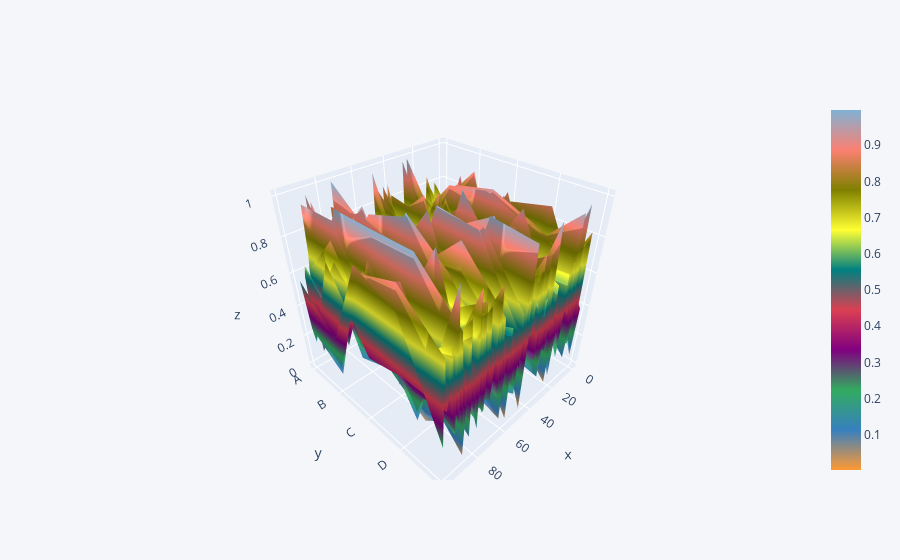

Notebook source saved alongside this figure:
### Code cell
print('What kind of plot you need , the complete data plot or columns plot')
cat = input('Press 1 for plotting all columns or press 2 for specifying columns to plot')
cat = int(cat)
main(cat)

### Figure 1 — Plotly figure (JSON) as saved in the notebook; plotly's stock layout.template omitted (floating-point values rounded to 4 significant figures; data arrays with more than 128 entries replaced by an {"elided": "..."} marker saying what was removed)
{"data": [{"colorscale": [[0, "rgb(255, 153, 51)"], [0.1111, "rgb(55, 128, 191)"], [0.2222, "rgb(50, 171, 96)"], [0.3333, "rgb(128, 0, 128)"], [0.4444, "rgb(219, 64, 82)"], [0.5556, "rgb(0, 128, 128)"], [0.6667, "rgb(255, 255, 51)"], [0.7778, "rgb(128, 128, 0)"], [0.8889, "rgb(251, 128, 114)"], [1, "rgb(128, 177, 211)"]], "type": "surface", "x": [0, 1, 2, 3, 4, 5, 6, 7, 8, 9, 10, 11, 12, 13, 14, 15, 16, 17, 18, 19, 20, 21, 22, 23, 24, 25, 26, 27, 28, 29, 30, 31, 32, 33, 34, 35, 36, 37, 38, 39, 40, 41, 42, 43, 44, 45, 46, 47, 48, 49, 50, 51, 52, 53, 54, 55, 56, 57, 58, 59, 60, 61, 62, 63, 64, 65, 66, 67, 68, 69, 70, 71, 72, 73, 74, 75, 76, 77, 78, 79, 80, 81, 82, 83, 84, 85, 86, 87, 88, 89, 90, 91, 92, 93, 94, 95, 96, 97, 98, 99], "y": ["A", "B", "C", "D", "E"], "z": {"elided": "5x100 float values"}}], "layout": {"legend": {"bgcolor": "#F5F6F9", "font": {"color": "#4D5663"}}, "paper_bgcolor": "#F5F6F9", "plot_bgcolor": "#F5F6F9", "title": {"font": {"color": "#4D5663"}}, "xaxis": {"gridcolor": "#E1E5ED", "showgrid": true, "tickfont": {"color": "#4D5663"}, "title": {"font": {"color": "#4D5663"}, "text": ""}, "zerolinecolor": "#E1E5ED"}, "yaxis": {"gridcolor": "#E1E5ED", "showgrid": true, "tickfont": {"color": "#4D5663"}, "title": {"font": {"color": "#4D5663"}, "text": ""}, "zerolinecolor": "#E1E5ED"}}}
